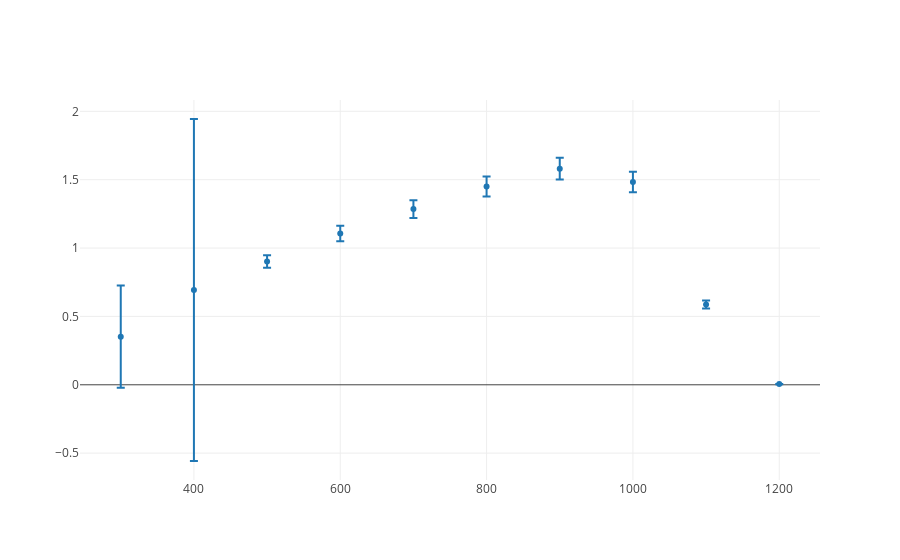

Notebook cell for this chart:
### Code cell
dsr = getDSRErrors()
print(dsr)

trace0 = go.Scatter(
    x = dsr[0],
    y = dsr[1],
    mode = 'markers',
    name = 'Testzelle',
    error_y=dict(
            type='data',
            array=[dsr[1][i] * dsr[2][i] for i in range(len(dsr[0]))],
            visible=True
        )
)

traces = [trace0]
plotly.offline.iplot(traces, filename='scatter-mode')
#[i * 5 for i in my_list]

### Figure 1 — Plotly figure (JSON) as saved in the notebook; plotly's stock layout.template omitted (floating-point values rounded to 4 significant figures)
{"data": [{"error_y": {"array": [0.3746, 1.251, 0.04604, 0.05601, 0.06435, 0.07285, 0.07962, 0.07456, 0.02986, 0.0008889], "type": "data", "visible": true}, "mode": "markers", "name": "Testzelle", "type": "scatter", "uid": "5647285f-9ce3-4fd1-bca6-3c0ab8e00474", "x": [300, 400, 500, 600, 700, 800, 900, 1000, 1100, 1200], "y": [0.3522, 0.6933, 0.9013, 1.107, 1.285, 1.451, 1.581, 1.484, 0.587, 0.004978]}], "layout": {}}
